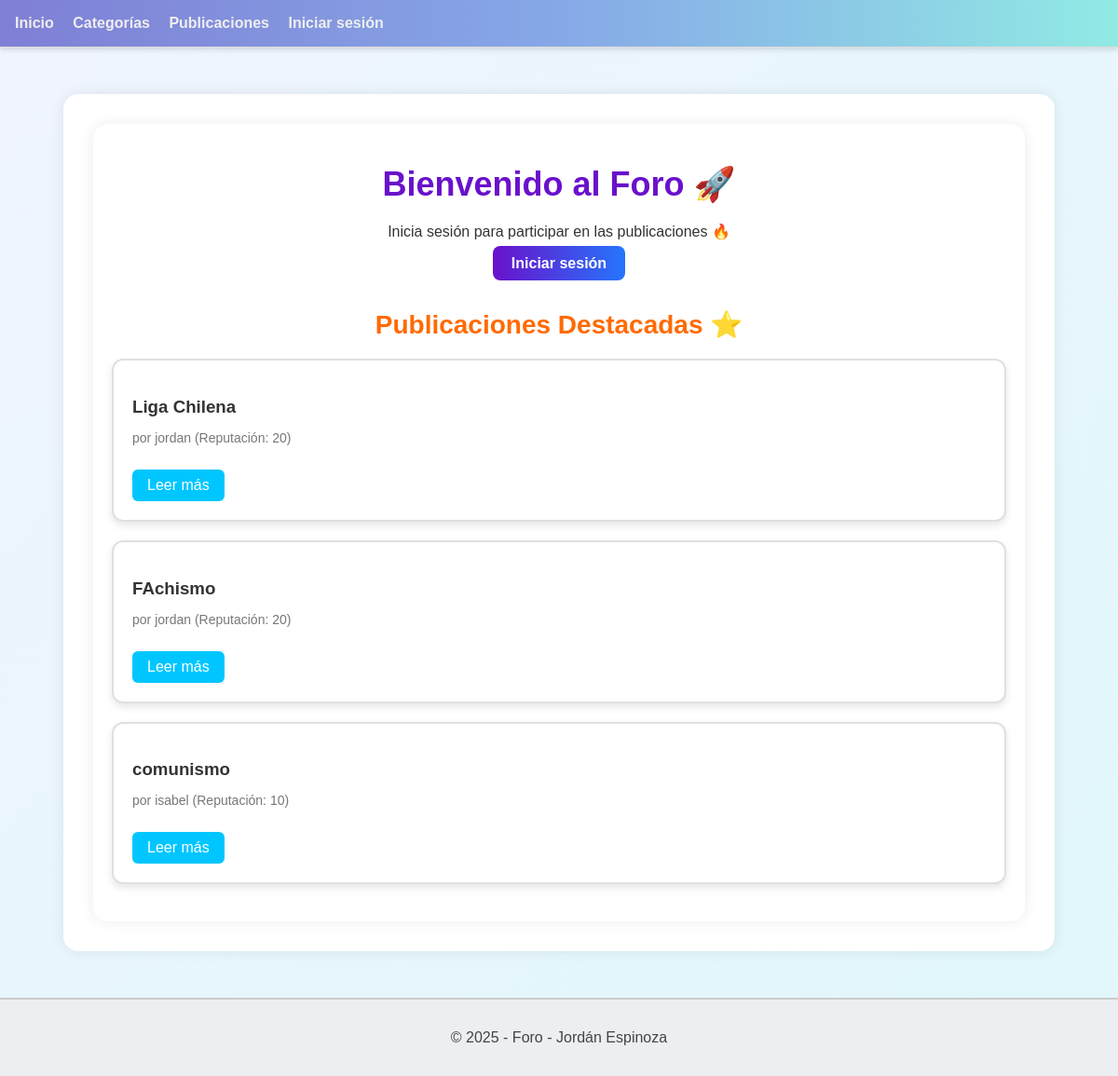
The app's page /foro/, older data.
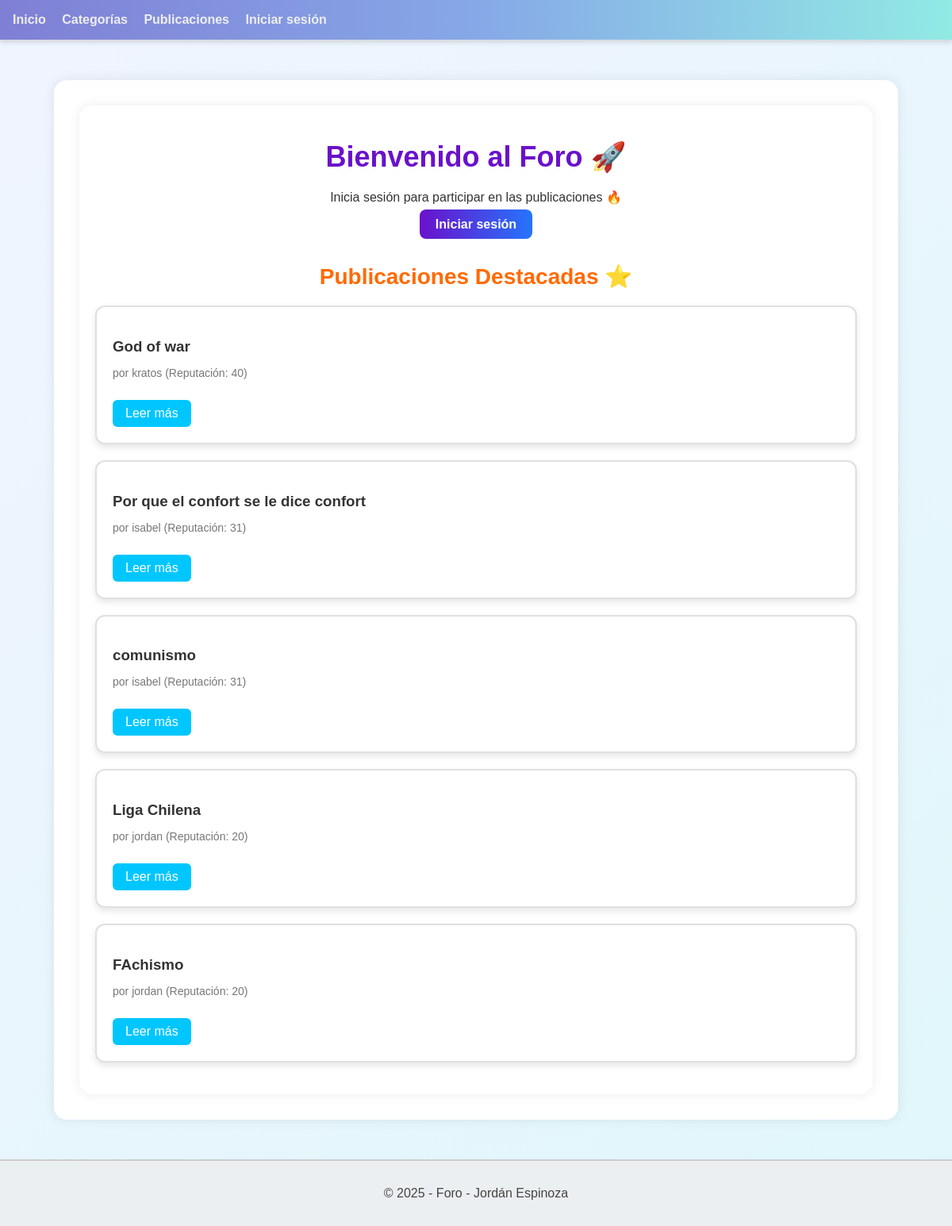
The same page, newer data.
### foro_aplicacion/models.py (models this page shows, shortened)
class Publicacion(models.Model):
    titulo = models.CharField(max_length=100)
    cuerpo = models.TextField()
    fecha_creacion = models.DateTimeField(auto_now_add=True)
    fecha_modificacion = models.DateTimeField(auto_now=True)
    usuario = models.ForeignKey(Usuario, on_delete=models.CASCADE, related_name='publicaciones')
    categoria = models.ForeignKey(Categoria, on_delete=models.CASCADE, related_name='publicaciones')
    etiquetas = models.ManyToManyField(Etiqueta, through='PublicacionEtiqueta', related_name='publicaciones')

class Usuario(AbstractUser):
    correo = models.EmailField(max_length=100, unique=True)
    es_admin = models.BooleanField(default=False)
    es_baneado = models.BooleanField(default=False)
    es_moderador = models.BooleanField(default=False)
    es_autor = models.BooleanField(default=False)
    reputacion = models.IntegerField(default=0)
    avatar = models.ImageField(upload_to='avatars/', blank=True, null=True)
    class Meta:
        verbose_name = 'Usuario'
        verbose_name_plural = 'Usuarios'

### foro_aplicacion/views.py (the view)
# urls.py: path('', home, name='home'),
def home(request):
    publicaciones = Publicacion.objects.select_related('usuario').order_by('-usuario__reputacion','-fecha_creacion') # Obtener las últimas 5 publicaciones
    return render(request, 'foro_aplicacion/home.html', {'publicaciones': publicaciones})

### foro_aplicacion/templates/foro_aplicacion/home.html (shortened to what this page needs)
{% extends "template_base.html" %}
{% block body %}
<main class="home-container">
    <h1 class="home-title">Bienvenido al Foro 🚀</h1>
    {% if user.is_authenticated %}
        <div class="user-actions">
            <p class="welcome-message">Hola, <strong>{{ user.username }}</strong> 👋</p>
            {% if user.es_admin %}
                <a href="{% url "lista_usuarios" %}" class="btn-ver-usuarios">Administrar Usuarios</a>
            {% endif %}
        </div>
    {% else %}
        <div class="guest-message">
            <p>Inicia sesión para participar en las publicaciones 🔥</p>
            <a href="{% url 'login' %}" class="btn-login">Iniciar sesión</a>
        </div>
    {% endif %}
    <section class="publicaciones-section">
        <h2 class="section-title">Publicaciones Destacadas ⭐</h2>
        {% for publicacion in publicaciones %}
            <div class="publicacion-card">
                <h3>{{ publicacion.titulo }}</h3>
                <p class="publicacion-autor">por {{ publicacion.usuario.username }} (Reputación: {{ publicacion.usuario.reputacion }})</p>
                <a href="{% url 'detalle_publicacion' publicacion.pk %}" class="btn-detalle">Leer más</a>
            </div>
        {% empty %}
            <p>No hay publicaciones aún 😢</p>
        {% endfor %}
    </section>
</main>
{% endblock body %}

### templates/template_base.html (shortened to what this page needs)
{% load static %}
<!DOCTYPE html>
<html lang="es">
<head>
    <link rel="stylesheet" href="{% static 'css/styles.css' %}">
</head>
<body>
    {% block navbar %}
    <nav>
        <div class="nav-left">
            <a href="{% url 'home' %}">Inicio</a>
            <a href="{% url 'listar' %}">Categorías</a>
            <a href="{% url "listar_publicaciones" %}">Publicaciones</a>
            {% if user.is_authenticated %}
                <a href="{% url 'perfil_usuario' usuario_id=user.id %}" class="link-perfil-usuario">Perfil</a>
            {% else %}
                <a href="{% url 'login' %}">Iniciar sesión</a>
            {% endif %}
        </div>
    </nav>
    {% endblock navbar %}
    <main>
        {% block body %}{% endblock body %}
    </main>
    {% block footer %}
    <footer>
        <p>© 2025 - Foro - Jordán Espinoza</p>
    </footer>
    {% endblock footer %}
</body>
</html>

### static/css/styles.css (style rules this page uses)
body { margin: 0; padding: 0; background: linear-gradient(135deg, #f0f4ff, #e0f7fa); color: #333; font-family: 'Segoe UI', Tahoma, Geneva, Verdana, sans-serif; }
header, nav { background: linear-gradient(90deg, #7f7fd5, #86a8e7, #91eae4); padding: 1rem 2rem; box-shadow: 0 2px 6px rgba(0,0,0,0.15); position: sticky; top: 0; z-index: 1000; border-bottom: 3px solid #c1d7f2; }
nav a { color: #fff; margin-right: 20px; text-decoration: none; font-weight: 600; transition: color 0.3s ease; }
main { padding: 2rem; max-width: 1000px; margin: 50px auto; background-color: #ffffff; border-radius: 16px; box-shadow: 0 0 15px rgba(0,0,0,0.08); }
nav { display: flex; justify-content: space-between; background-color: #f8f9fa; padding: 1rem; border-bottom: 1px solid #ddd; font-family: Arial, sans-serif; }
.nav-left a, .nav-right a, .link-perfil-usuario { text-decoration: none; color: #eeeeee; margin-right: 1rem; font-weight: bold; transition: color 0.2s ease; }
footer { text-align: center; padding: 1rem; background-color: #eceff1; color: #444; margin-top: 2rem; border-top: 2px solid #ccc; }
body { font-family: Arial, sans-serif; background-color: #f4f4f4; color: #333; }
.publicacion-card { background: #ffffff; border-left: 8px solid #86a8e7; padding: 1.8rem; border-radius: 16px; box-shadow: 0 8px 24px rgba(0, 0, 0, 0.08); transition: transform 0.3s ease, box-shadow 0.3s ease; }
h2 { font-size: 24px; font-weight: bold; margin-bottom: 15px; color: #333; }
.home-container { padding: 20px; max-width: 1000px; margin: 0 auto; }
.home-title { font-size: 36px; text-align: center; color: #6a11cb; margin-bottom: 20px; }
.user-actions, .guest-message { text-align: center; margin-bottom: 30px; }
.btn-ver-usuarios, .btn-login { background: linear-gradient(to right, #6a11cb, #2575fc); padding: 10px 20px; color: white; border-radius: 8px; text-decoration: none; font-weight: bold; transition: background 0.3s; }
.publicaciones-section { margin-top: 40px; }
.section-title { font-size: 28px; color: #ff6a00; margin-bottom: 20px; text-align: center; }
.publicacion-card { background: #ffffff; border: 2px solid #e0e0e0; border-radius: 12px; padding: 20px; margin-bottom: 20px; box-shadow: 0 4px 8px rgba(0, 0, 0, 0.1); }
.publicacion-card h3 { color: #333; margin-bottom: 10px; }
.publicacion-autor { font-size: 14px; color: #777; margin-bottom: 10px; }
.btn-detalle { display: inline-block; margin-top: 10px; background-color: #00c6ff; color: #fff; padding: 8px 16px; border-radius: 6px; text-decoration: none; transition: background-color 0.3s; }

Row changes from the older to the newer data that the page shows:
added Publicacion: titulo "God of war", usuario.username "kratos", usuario.reputacion "40"
added Publicacion: titulo "Por que el confort se le dice confort", usuario.username "isabel", usuario.reputacion "31"
changed through a linked row, Publicacion "comunismo": usuario.reputacion "10" → "31"; moves up the list
